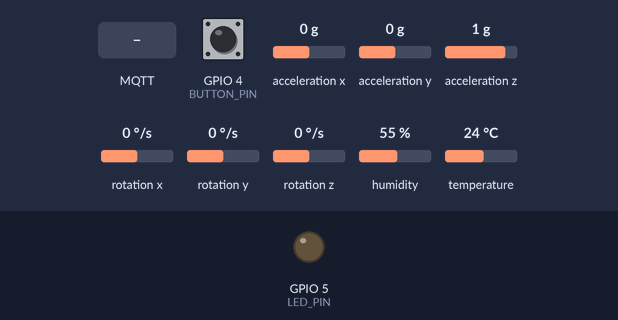
Bench run of a program on a simulated ESP32. Shown: output pins drawn as LEDs (lit = HIGH). Wiring (inferred from the names in the program): MPU-6050 motion sensor at I2C address 0x68. Inputs (shaded band) come from the test bench; at power-on: acceleration x 0 g, GPIO 4 (BUTTON_PIN) HIGH, acceleration y 0 g, acceleration z 1 g, rotation x 0 °/s, rotation y 0 °/s, rotation z 0 °/s, humidity 55 %, temperature 24 °C. WiFi joins after 1.5 s; servers stay silent unless stated; random numbers use the default seed unless the program sets one; no MQTT or app messages arrive unless stated; what the program prints to the serial monitor is not drawn.

Above: at 2.8 s.
2.9 s: MQTT message "1" arrives on the first subscribed topic
At 6.3 s:
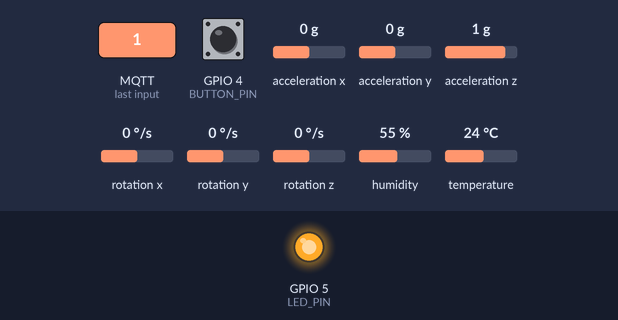
20.6 s: acceleration x set to -0.9 g
32.7 s: acceleration x set to -1.2 g
At 36.3 s:
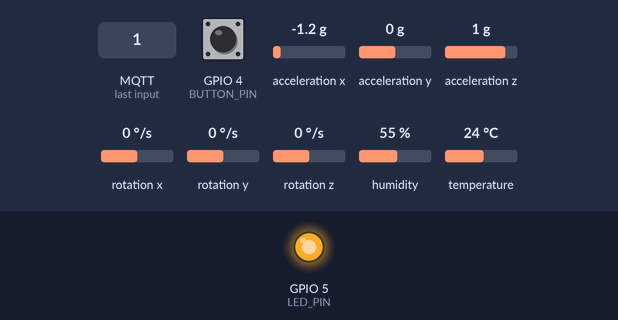
Timing chart, 0 to 37.8 s (numbered marks = the images above; inputs shaded):
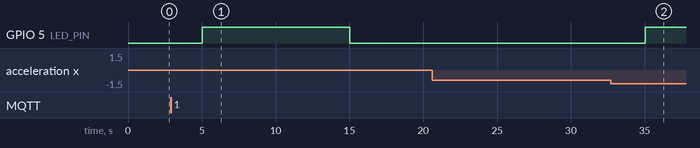

The program:

main.cpp
```cpp
#include <ArduinoJson.h>
#include <Wire.h>
#include <WiFi.h>
#include <PubSubClient.h>
#include <DHT.h>

// Wi-Fi credentials
const char *ssid = "NOWO-2018";
const char *password = "F79C510583554FE7";

// MQTT Broker
const char *mqtt_server = "192.168.0.5";
WiFiClient espClient;
PubSubClient client(espClient);

// Pins and sensor type
#define DHTPIN 14
#define DHTTYPE DHT11
#define LED_PIN 5
#define BUTTON_PIN 4

DHT dht(DHTPIN, DHTTYPE);

// MPU6050
const int MPU_ADDR = 0x68;
int16_t AcX, AcY, AcZ, GyX, GyY, GyZ;

// Alert thresholds
const float TEMP_MIN = 10.0;
const float TEMP_MAX = 25.0;
const float HUM_MAX = 80.0;
const int MOTION_THRESHOLD = 18000;

// State variables
bool motionAlert = false;
bool climateAlert = false;
bool ledState = false;
bool sleepMode = false;
bool lastButtonState = HIGH;

unsigned long lastManualControl = 0;
const unsigned long overrideDuration = 10000; // 10 seconds

unsigned long lastDebounceTime = 0;
const unsigned long debounceDelay = 50;

unsigned long lastSensorRead = 0;
const unsigned long sensorInterval = 5000; // 5 seconds

void setup_wifi()
{
  Serial.print("Connecting to Wi-Fi...");
  WiFi.begin(ssid, password);
  while (WiFi.status() != WL_CONNECTED)
  {
    delay(500);
    Serial.print(".");
  }
  Serial.println("\nWi-Fi connected.");
  Serial.print("ESP32 IP address: ");
  Serial.println(WiFi.localIP());
}

void mqttCallback(char *topic, byte *message, unsigned int length)
{
  String msg;
  for (int i = 0; i < length; i++)
  {
    msg += (char)message[i];
  }

  Serial.printf("[MQTT] Message received on topic %s: %s\n", topic, msg.c_str());

  if (String(topic) == "actuator/led")
  {
    if (msg == "1")
    {
      ledState = true;
    }
    else if (msg == "0")
    {
      ledState = false;
    }
    lastManualControl = millis(); // mark time of manual override
  }
}

void reconnect()
{
  while (!client.connected())
  {
    Serial.print("Connecting to MQTT...");
    String clientId = "ESP32Client-";
    clientId += String(random(0xffff), HEX);
    if (client.connect(clientId.c_str()))
    {
      Serial.println("connected");
      client.subscribe("actuator/led");
      Serial.println("Subscribed to actuator/led");
    }
    else
    {
      Serial.print("failed, rc=");
      Serial.print(client.state());
      Serial.println(". Retrying in 5s...");
      delay(5000);
    }
  }
}

void setup_mpu()
{
  Wire.begin(21, 22);
  delay(100);
  Wire.beginTransmission(MPU_ADDR);
  Wire.write(0x6B);
  Wire.write(0);
  Wire.endTransmission(true);
}

void read_mpu()
{
  Wire.beginTransmission(MPU_ADDR);
  Wire.write(0x3B);
  Wire.endTransmission(false);
  Wire.requestFrom((uint8_t)MPU_ADDR, (size_t)14, (bool)true);

  if (Wire.available() >= 14)
  {
    AcX = Wire.read() << 8 | Wire.read();
    AcY = Wire.read() << 8 | Wire.read();
    AcZ = Wire.read() << 8 | Wire.read();
    Wire.read();
    Wire.read(); // skip temperature
    GyX = Wire.read() << 8 | Wire.read();
    GyY = Wire.read() << 8 | Wire.read();
    GyZ = Wire.read() << 8 | Wire.read();
  }
  else
  {
    Serial.println("Failed to read from MPU6050!");
    AcX = AcY = AcZ = GyX = GyY = GyZ = -9999;
  }
}

void checkButton()
{
  bool currentState = digitalRead(BUTTON_PIN);
  unsigned long now = millis();

  if (currentState != lastButtonState && currentState == LOW && (now - lastDebounceTime > debounceDelay))
  {
    sleepMode = !sleepMode;

    if (sleepMode)
    {
      Serial.println("[BUTTON] Sleep Mode activated");
      digitalWrite(LED_PIN, LOW);
      ledState = false;
      client.publish("alert/button", "Sleep Mode activated");
    }
    else
    {
      Serial.println("[BUTTON] Sleep Mode deactivated");
      client.publish("alert/button", "Sleep Mode deactivated");
    }

    lastDebounceTime = now;
  }

  lastButtonState = currentState;
}

void publishSensorData(float temp, float hum)
{
  client.publish("sensor/temperature", String(temp).c_str());
  client.publish("sensor/humidity", String(hum).c_str());
}

void publishMotionData()
{
  StaticJsonDocument<256> json;
  json["AcX"] = AcX;
  json["AcY"] = AcY;
  json["AcZ"] = AcZ;
  json["GyX"] = GyX;
  json["GyY"] = GyY;
  json["GyZ"] = GyZ;
  char buffer[256];
  serializeJson(json, buffer);
  client.publish("sensor/motion", buffer);
}

void publishAlerts()
{
  client.publish("alert/motion", motionAlert ? "1" : "0");
  client.publish("alert/climate", climateAlert ? "1" : "0");
}

void setup()
{
  Serial.begin(115200);
  pinMode(LED_PIN, OUTPUT);
  pinMode(BUTTON_PIN, INPUT_PULLUP);
  dht.begin();
  setup_wifi();
  setup_mpu();
  client.setServer(mqtt_server, 1883);
  client.setCallback(mqttCallback);
}

void loop()
{
  if (!client.connected())
    reconnect();
  client.loop();

  checkButton(); // Check button every cycle

  if (sleepMode)
  {
    Serial.println("[SLEEP MODE] System is paused.");
    digitalWrite(LED_PIN, LOW);
    return; // Skip everything else
  }

  unsigned long now = millis();
  if (now - lastSensorRead >= sensorInterval)
  {
    lastSensorRead = now;

    float temp = dht.readTemperature();
    float hum = dht.readHumidity();
    read_mpu();

    motionAlert = abs(AcX) > MOTION_THRESHOLD || abs(AcY) > MOTION_THRESHOLD || abs(AcZ) > MOTION_THRESHOLD;
    climateAlert = (temp < TEMP_MIN || temp > TEMP_MAX || hum > HUM_MAX);

    bool override = (millis() - lastManualControl < overrideDuration);
    digitalWrite(LED_PIN, override ? ledState : (motionAlert || climateAlert));

    Serial.println("===== SENSOR STATUS =====");
    if (!isnan(temp) && !isnan(hum))
    {
      Serial.printf("Temperature: %.2f °C\n", temp);
      Serial.printf("Humidity: %.2f %%\n", hum);
      publishSensorData(temp, hum);
    }
    else
    {
      Serial.println("DHT sensor read failed!");
    }

    Serial.printf("Accel: X=%d Y=%d Z=%d\n", AcX, AcY, AcZ);
    Serial.printf("Gyro: X=%d Y=%d Z=%d\n", GyX, GyY, GyZ);
    publishMotionData();
    publishAlerts();
    Serial.printf("LED Remote State: %s\n", ledState ? "ON" : "OFF");
    Serial.println("=========================\n");
  }
}
```

testdh11.cpp
```cpp
// #include <ArduinoJson.h>
// #include <Wire.h>
// #include <WiFi.h>
// #include <PubSubClient.h>
// #include <DHT.h>
// #include <queue>

// // Wi-Fi credentials (optional, just to check network and IP address)
// const char* ssid = "PedroNunes";
// const char* password = "12345678";

// // Pins and sensor type
// #define DHTPIN 14
// #define DHTTYPE DHT22
// #define LED_PIN 5
// #define BUTTON_PIN 4

// // Sensor instances
// DHT dht(DHTPIN, DHTTYPE);

// // MPU6050 I2C address
// const int MPU_ADDR = 0x68;
// int16_t AcX, AcY, AcZ, GyX, GyY, GyZ;

// // Alert thresholds
// const float TEMP_MIN = 10.0;
// const float TEMP_MAX = 25.0;
// const float HUM_MAX = 80.0;
// const int MOTION_THRESHOLD = 18000;

// // Flags
// bool motionAlert = false;
// bool climateAlert = false;

// void setup_wifi() {
//   Serial.print("Connecting to Wi-Fi...");
//   WiFi.begin(ssid, password);
//   while (WiFi.status() != WL_CONNECTED) {
//     delay(500); Serial.print(".");
//   }
//   Serial.println("\nWi-Fi connected.");
//   Serial.print("ESP32 IP address: ");
//   Serial.println(WiFi.localIP());
// }

// void setup_mpu() {
//   Wire.begin();
//   Wire.beginTransmission(MPU_ADDR);
//   Wire.write(0x6B);  // Power management register
//   Wire.write(0);     // Wake up MPU6050
//   Wire.endTransmission(true);
// }

// void read_mpu() {
//   Wire.beginTransmission(MPU_ADDR);
//   Wire.write(0x3B);  // Starting register for accelerometer data
//   Wire.endTransmission(false);
//   Wire.requestFrom(MPU_ADDR, 14, true);

//   AcX = Wire.read() << 8 | Wire.read();
//   AcY = Wire.read() << 8 | Wire.read();
//   AcZ = Wire.read() << 8 | Wire.read();
//   Wire.read(); Wire.read();  // Skip temperature registers
//   GyX = Wire.read() << 8 | Wire.read();
//   GyY = Wire.read() << 8 | Wire.read();
//   GyZ = Wire.read() << 8 | Wire.read();
// }

// void checkButton() {
//   if (digitalRead(BUTTON_PIN) == LOW) {
//     delay(200);  // Debounce
//     if (digitalRead(BUTTON_PIN) == LOW) {
//       Serial.println("[BUTTON] Pressed. (Simulated deep sleep trigger)");
//       digitalWrite(LED_PIN, LOW);
//     }
//   }
// }

// void setup() {
//   Serial.begin(115200);
//   pinMode(LED_PIN, OUTPUT);
//   pinMode(BUTTON_PIN, INPUT_PULLUP);
//   dht.begin();
//   setup_wifi();
//   setup_mpu();
// }

// void loop() {
//   float temp = dht.readTemperature();
//   float hum = dht.readHumidity();
//   read_mpu();

//   motionAlert = abs(AcX) > MOTION_THRESHOLD || abs(AcY) > MOTION_THRESHOLD || abs(AcZ) > MOTION_THRESHOLD;
//   climateAlert = (temp < TEMP_MIN || temp > TEMP_MAX || hum > HUM_MAX);

//   digitalWrite(LED_PIN, motionAlert || climateAlert);

//   Serial.println("===== SENSOR STATUS =====");
//   if (isnan(temp) || isnan(hum)) {
//     Serial.println("DHT sensor read failed!");
//   } else {
//     Serial.printf("Temperature: %.2f °C\n", temp);
//     Serial.printf("Humidity: %.2f %%\n", hum);
//   }

//   Serial.printf("Accel: X=%d Y=%d Z=%d\n", AcX, AcY, AcZ);
//   Serial.printf("Gyro: X=%d Y=%d Z=%d\n", GyX, GyY, GyZ);
//   Serial.printf("Motion Alert: %s\n", motionAlert ? "YES" : "NO");
//   Serial.printf("Climate Alert: %s\n", climateAlert ? "YES" : "NO");
//   Serial.println("=========================\n");

//   checkButton();
//   delay(5000);
// }
```

testmpu.cpp
```cpp
//  #include <ArduinoJson.h>
// #include <Wire.h>
// #include <WiFi.h>
// #include <PubSubClient.h>
// #include <DHT.h>
// #define BUTTON_PIN 4

// void setup() {
//   Serial.begin(115200);
//   pinMode(BUTTON_PIN, INPUT_PULLUP);
// }

// void loop() {
//   if (digitalRead(BUTTON_PIN) == LOW) {
//     Serial.println("✅ Button Pressed!");
//     delay(500); // debounce
//   }
// }
```

Measured:
- after the input at 2.9 s, GPIO 5 (LED_PIN): LOW → HIGH after 2.1 s, → LOW 10.0 s later
- after the input at 20.6 s, every drawn part: stays the same
- after the input at 32.7 s, GPIO 5 (LED_PIN): LOW → HIGH after 2.3 s
